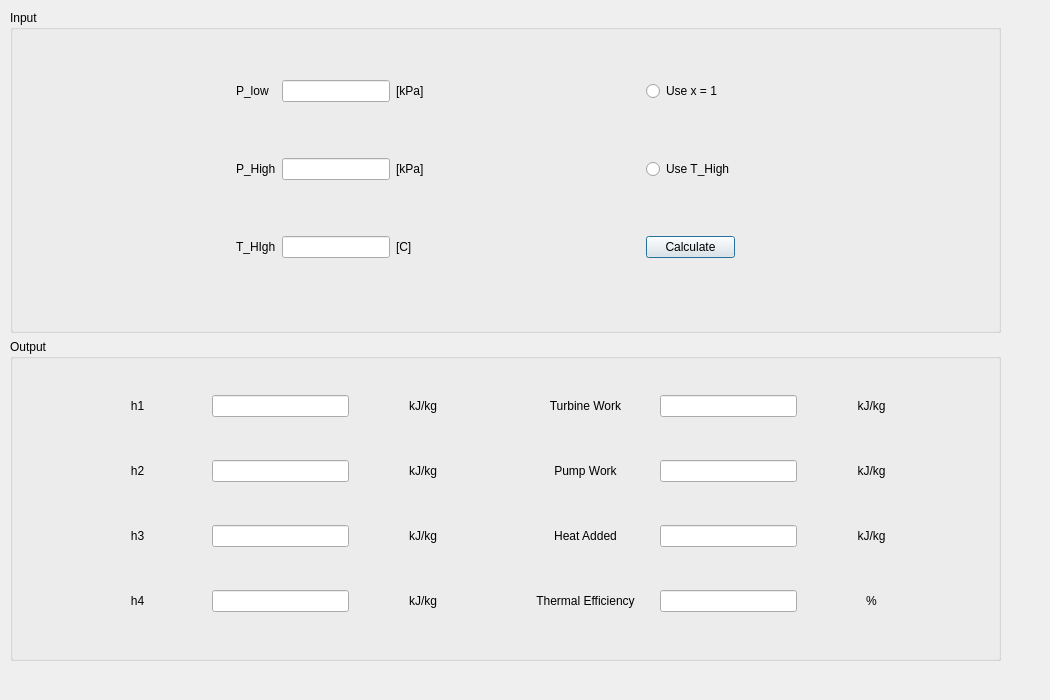
<?xml version="1.0" encoding="UTF-8"?>
<ui version="4.0">
 <class>Dialog</class>
 <widget class="QDialog" name="Dialog">
  <property name="geometry">
   <rect>
    <x>0</x>
    <y>0</y>
    <width>1050</width>
    <height>700</height>
   </rect>
  </property>
  <property name="sizePolicy">
   <sizepolicy hsizetype="Minimum" vsizetype="Minimum">
    <horstretch>0</horstretch>
    <verstretch>0</verstretch>
   </sizepolicy>
  </property>
  <property name="minimumSize">
   <size>
    <width>1050</width>
    <height>700</height>
   </size>
  </property>
  <property name="windowTitle">
   <string>Ideal Rankine Cycle</string>
  </property>
  <widget class="QWidget" name="gridLayoutWidget">
   <property name="geometry">
    <rect>
     <x>10</x>
     <y>10</y>
     <width>991</width>
     <height>651</height>
    </rect>
   </property>
   <layout class="QGridLayout" name="gridLayout">
    <property name="sizeConstraint">
     <enum>QLayout::SetMinimumSize</enum>
    </property>
    <item row="0" column="0">
     <widget class="QGroupBox" name="groupBox_2">
      <property name="title">
       <string>Input</string>
      </property>
      <widget class="QWidget" name="gridLayoutWidget_2">
       <property name="geometry">
        <rect>
         <x>10</x>
         <y>20</y>
         <width>931</width>
         <height>281</height>
        </rect>
       </property>
       <layout class="QGridLayout" name="gridLayout_2">
        <item row="5" column="5">
         <widget class="QPushButton" name="Calculate_butt">
          <property name="sizePolicy">
           <sizepolicy hsizetype="Minimum" vsizetype="Fixed">
            <horstretch>0</horstretch>
            <verstretch>0</verstretch>
           </sizepolicy>
          </property>
          <property name="text">
           <string>Calculate</string>
          </property>
         </widget>
        </item>
        <item row="5" column="1">
         <widget class="QLabel" name="T_High">
          <property name="text">
           <string>T_HIgh</string>
          </property>
         </widget>
        </item>
        <item row="5" column="3">
         <widget class="QLabel" name="Units3">
          <property name="sizePolicy">
           <sizepolicy hsizetype="Minimum" vsizetype="Minimum">
            <horstretch>0</horstretch>
            <verstretch>0</verstretch>
           </sizepolicy>
          </property>
          <property name="text">
           <string>[C]</string>
          </property>
         </widget>
        </item>
        <item row="3" column="3">
         <widget class="QLabel" name="Units1">
          <property name="sizePolicy">
           <sizepolicy hsizetype="Minimum" vsizetype="Minimum">
            <horstretch>0</horstretch>
            <verstretch>0</verstretch>
           </sizepolicy>
          </property>
          <property name="text">
           <string>[kPa]</string>
          </property>
         </widget>
        </item>
        <item row="4" column="1">
         <widget class="QLabel" name="phigh_label">
          <property name="text">
           <string>P_High</string>
          </property>
         </widget>
        </item>
        <item row="3" column="5">
         <widget class="QRadioButton" name="Quality">
          <property name="text">
           <string>Use x = 1</string>
          </property>
         </widget>
        </item>
        <item row="4" column="3">
         <widget class="QLabel" name="Units2">
          <property name="sizePolicy">
           <sizepolicy hsizetype="Minimum" vsizetype="Minimum">
            <horstretch>0</horstretch>
            <verstretch>0</verstretch>
           </sizepolicy>
          </property>
          <property name="text">
           <string>[kPa]</string>
          </property>
         </widget>
        </item>
        <item row="3" column="2">
         <widget class="QLineEdit" name="plow_in">
          <property name="sizePolicy">
           <sizepolicy hsizetype="Fixed" vsizetype="Fixed">
            <horstretch>0</horstretch>
            <verstretch>0</verstretch>
           </sizepolicy>
          </property>
         </widget>
        </item>
        <item row="5" column="2">
         <widget class="QLineEdit" name="thigh_in">
          <property name="sizePolicy">
           <sizepolicy hsizetype="Fixed" vsizetype="Fixed">
            <horstretch>0</horstretch>
            <verstretch>0</verstretch>
           </sizepolicy>
          </property>
         </widget>
        </item>
        <item row="3" column="1">
         <widget class="QLabel" name="plow_label">
          <property name="sizePolicy">
           <sizepolicy hsizetype="Fixed" vsizetype="Preferred">
            <horstretch>0</horstretch>
            <verstretch>0</verstretch>
           </sizepolicy>
          </property>
          <property name="text">
           <string>P_low</string>
          </property>
         </widget>
        </item>
        <item row="4" column="2">
         <widget class="QLineEdit" name="phigh_in">
          <property name="sizePolicy">
           <sizepolicy hsizetype="Fixed" vsizetype="Fixed">
            <horstretch>0</horstretch>
            <verstretch>0</verstretch>
           </sizepolicy>
          </property>
          <property name="inputMethodHints">
           <set>Qt::ImhDigitsOnly</set>
          </property>
         </widget>
        </item>
        <item row="4" column="5">
         <widget class="QRadioButton" name="Temp">
          <property name="text">
           <string>Use T_High</string>
          </property>
         </widget>
        </item>
        <item row="4" column="4">
         <spacer name="horizontalSpacer">
          <property name="orientation">
           <enum>Qt::Horizontal</enum>
          </property>
          <property name="sizeHint" stdset="0">
           <size>
            <width>40</width>
            <height>20</height>
           </size>
          </property>
         </spacer>
        </item>
        <item row="4" column="0">
         <spacer name="horizontalSpacer_2">
          <property name="orientation">
           <enum>Qt::Horizontal</enum>
          </property>
          <property name="sizeHint" stdset="0">
           <size>
            <width>40</width>
            <height>20</height>
           </size>
          </property>
         </spacer>
        </item>
        <item row="4" column="6">
         <spacer name="horizontalSpacer_3">
          <property name="orientation">
           <enum>Qt::Horizontal</enum>
          </property>
          <property name="sizeHint" stdset="0">
           <size>
            <width>40</width>
            <height>20</height>
           </size>
          </property>
         </spacer>
        </item>
       </layout>
      </widget>
     </widget>
    </item>
    <item row="1" column="0">
     <widget class="QGroupBox" name="groupBox">
      <property name="title">
       <string>Output</string>
      </property>
      <widget class="QWidget" name="gridLayoutWidget_3">
       <property name="geometry">
        <rect>
         <x>19</x>
         <y>19</y>
         <width>951</width>
         <height>291</height>
        </rect>
       </property>
       <layout class="QGridLayout" name="gridLayout_3">
        <item row="2" column="7">
         <widget class="QLabel" name="label_15">
          <property name="text">
           <string>kJ/kg</string>
          </property>
          <property name="alignment">
           <set>Qt::AlignCenter</set>
          </property>
         </widget>
        </item>
        <item row="2" column="3">
         <widget class="QLabel" name="label_5">
          <property name="text">
           <string>kJ/kg</string>
          </property>
          <property name="alignment">
           <set>Qt::AlignCenter</set>
          </property>
         </widget>
        </item>
        <item row="0" column="7">
         <widget class="QLabel" name="label_13">
          <property name="text">
           <string>kJ/kg</string>
          </property>
          <property name="alignment">
           <set>Qt::AlignCenter</set>
          </property>
         </widget>
        </item>
        <item row="3" column="2">
         <widget class="QLineEdit" name="h4_out">
          <property name="sizePolicy">
           <sizepolicy hsizetype="Minimum" vsizetype="Fixed">
            <horstretch>0</horstretch>
            <verstretch>0</verstretch>
           </sizepolicy>
          </property>
         </widget>
        </item>
        <item row="3" column="5">
         <widget class="QLabel" name="label_12">
          <property name="text">
           <string>Thermal Efficiency</string>
          </property>
          <property name="alignment">
           <set>Qt::AlignCenter</set>
          </property>
         </widget>
        </item>
        <item row="2" column="2">
         <widget class="QLineEdit" name="h3_out">
          <property name="sizePolicy">
           <sizepolicy hsizetype="Minimum" vsizetype="Fixed">
            <horstretch>0</horstretch>
            <verstretch>0</verstretch>
           </sizepolicy>
          </property>
         </widget>
        </item>
        <item row="3" column="1">
         <widget class="QLabel" name="label_h4">
          <property name="text">
           <string>h4</string>
          </property>
          <property name="alignment">
           <set>Qt::AlignCenter</set>
          </property>
         </widget>
        </item>
        <item row="1" column="5">
         <widget class="QLabel" name="label_10">
          <property name="text">
           <string>Pump Work</string>
          </property>
          <property name="alignment">
           <set>Qt::AlignCenter</set>
          </property>
         </widget>
        </item>
        <item row="1" column="0">
         <spacer name="horizontalSpacer_4">
          <property name="orientation">
           <enum>Qt::Horizontal</enum>
          </property>
          <property name="sizeType">
           <enum>QSizePolicy::Minimum</enum>
          </property>
          <property name="sizeHint" stdset="0">
           <size>
            <width>40</width>
            <height>20</height>
           </size>
          </property>
         </spacer>
        </item>
        <item row="0" column="6">
         <widget class="QLineEdit" name="TW_out">
          <property name="sizePolicy">
           <sizepolicy hsizetype="Minimum" vsizetype="Fixed">
            <horstretch>0</horstretch>
            <verstretch>0</verstretch>
           </sizepolicy>
          </property>
          <property name="alignment">
           <set>Qt::AlignCenter</set>
          </property>
         </widget>
        </item>
        <item row="1" column="1">
         <widget class="QLabel" name="label_h2">
          <property name="text">
           <string>h2</string>
          </property>
          <property name="alignment">
           <set>Qt::AlignCenter</set>
          </property>
         </widget>
        </item>
        <item row="0" column="1">
         <widget class="QLabel" name="label_h1">
          <property name="text">
           <string>h1</string>
          </property>
          <property name="alignment">
           <set>Qt::AlignCenter</set>
          </property>
         </widget>
        </item>
        <item row="1" column="6">
         <widget class="QLineEdit" name="PW_out">
          <property name="sizePolicy">
           <sizepolicy hsizetype="Minimum" vsizetype="Fixed">
            <horstretch>0</horstretch>
            <verstretch>0</verstretch>
           </sizepolicy>
          </property>
          <property name="alignment">
           <set>Qt::AlignCenter</set>
          </property>
         </widget>
        </item>
        <item row="0" column="5">
         <widget class="QLabel" name="label_9">
          <property name="text">
           <string>Turbine Work</string>
          </property>
          <property name="alignment">
           <set>Qt::AlignCenter</set>
          </property>
         </widget>
        </item>
        <item row="0" column="4" rowspan="4">
         <spacer name="verticalSpacer">
          <property name="orientation">
           <enum>Qt::Vertical</enum>
          </property>
          <property name="sizeHint" stdset="0">
           <size>
            <width>20</width>
            <height>40</height>
           </size>
          </property>
         </spacer>
        </item>
        <item row="1" column="7">
         <widget class="QLabel" name="label_14">
          <property name="text">
           <string>kJ/kg</string>
          </property>
          <property name="alignment">
           <set>Qt::AlignCenter</set>
          </property>
         </widget>
        </item>
        <item row="0" column="2">
         <widget class="QLineEdit" name="h1_out">
          <property name="sizePolicy">
           <sizepolicy hsizetype="Minimum" vsizetype="Fixed">
            <horstretch>0</horstretch>
            <verstretch>0</verstretch>
           </sizepolicy>
          </property>
         </widget>
        </item>
        <item row="3" column="6">
         <widget class="QLineEdit" name="TE_out">
          <property name="sizePolicy">
           <sizepolicy hsizetype="Minimum" vsizetype="Fixed">
            <horstretch>0</horstretch>
            <verstretch>0</verstretch>
           </sizepolicy>
          </property>
          <property name="alignment">
           <set>Qt::AlignCenter</set>
          </property>
         </widget>
        </item>
        <item row="2" column="5">
         <widget class="QLabel" name="label_11">
          <property name="text">
           <string>Heat Added</string>
          </property>
          <property name="alignment">
           <set>Qt::AlignCenter</set>
          </property>
         </widget>
        </item>
        <item row="2" column="1">
         <widget class="QLabel" name="label_h3">
          <property name="text">
           <string>h3</string>
          </property>
          <property name="alignment">
           <set>Qt::AlignCenter</set>
          </property>
         </widget>
        </item>
        <item row="3" column="7">
         <widget class="QLabel" name="label_16">
          <property name="text">
           <string>%</string>
          </property>
          <property name="alignment">
           <set>Qt::AlignCenter</set>
          </property>
         </widget>
        </item>
        <item row="3" column="3">
         <widget class="QLabel" name="label_6">
          <property name="text">
           <string>kJ/kg</string>
          </property>
          <property name="alignment">
           <set>Qt::AlignCenter</set>
          </property>
         </widget>
        </item>
        <item row="1" column="3">
         <widget class="QLabel" name="label_7">
          <property name="text">
           <string>kJ/kg</string>
          </property>
          <property name="alignment">
           <set>Qt::AlignCenter</set>
          </property>
         </widget>
        </item>
        <item row="0" column="3">
         <widget class="QLabel" name="label_8">
          <property name="text">
           <string>kJ/kg</string>
          </property>
          <property name="alignment">
           <set>Qt::AlignCenter</set>
          </property>
         </widget>
        </item>
        <item row="2" column="6">
         <widget class="QLineEdit" name="HA_out">
          <property name="sizePolicy">
           <sizepolicy hsizetype="Minimum" vsizetype="Fixed">
            <horstretch>0</horstretch>
            <verstretch>0</verstretch>
           </sizepolicy>
          </property>
          <property name="alignment">
           <set>Qt::AlignCenter</set>
          </property>
         </widget>
        </item>
        <item row="1" column="2">
         <widget class="QLineEdit" name="h2_out">
          <property name="sizePolicy">
           <sizepolicy hsizetype="Minimum" vsizetype="Fixed">
            <horstretch>0</horstretch>
            <verstretch>0</verstretch>
           </sizepolicy>
          </property>
         </widget>
        </item>
        <item row="1" column="8">
         <spacer name="horizontalSpacer_5">
          <property name="orientation">
           <enum>Qt::Horizontal</enum>
          </property>
          <property name="sizeType">
           <enum>QSizePolicy::Minimum</enum>
          </property>
          <property name="sizeHint" stdset="0">
           <size>
            <width>40</width>
            <height>20</height>
           </size>
          </property>
         </spacer>
        </item>
       </layout>
      </widget>
     </widget>
    </item>
   </layout>
  </widget>
 </widget>
 <resources/>
 <connections/>
</ui>
